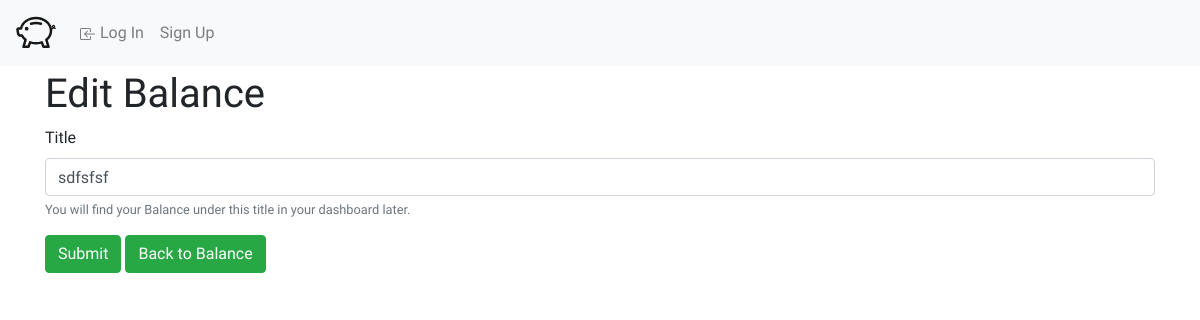
The page /balances/37/edit on the database as committed earlier.
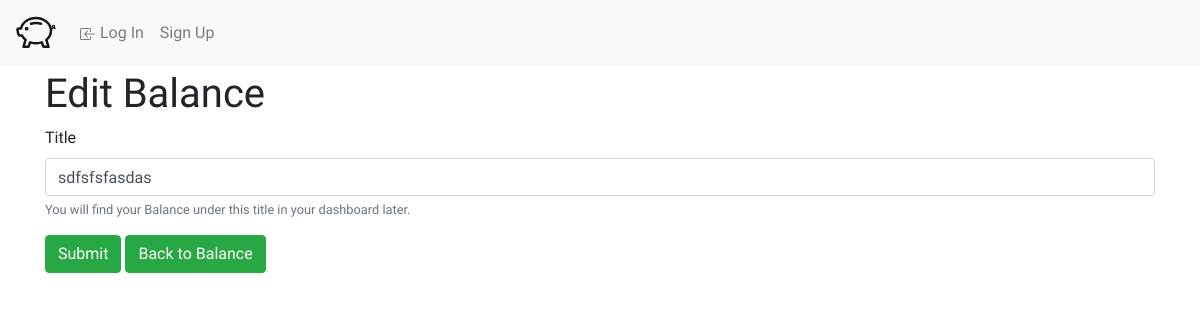
The same page on the database as committed later.
### WalletWise/models.py (models this page shows, shortened)
class Funds(models.Model):
    budget = models.ForeignKey("MonthBudget",related_name="funds", on_delete=models.CASCADE)
    title = models.CharField(max_length=64)
    amount = models.DecimalField(decimal_places=2, max_digits=20)
    defaultOwner = models.ForeignKey("User", related_name="defaultFunds", on_delete=models.DO_NOTHING, default=None, null=True)

### WalletWise/views.py (the view, shortened to what this page needs)
# urls.py: path("balances/<int:id>/edit", views.editBalance, name="editBalance"),
def editBalance(request, id):
    balance = Funds.objects.get(id=id)
    return render(request, "WalletWise/editBalanceForm.html", {
        'balance' : balance
    })

### WalletWise/templates/WalletWise/editBalanceForm.html (shortened to what this page needs)
{% extends "WalletWise/layout.html" %}
{% block body %}
<div class="container">
    <h1>Edit Balance</h1>
    <form method="post" action="{% url 'editBalance' id=balance.id %}">
        <div class="form-group">
            <label for="title">Title</label>
            <input type="text" class="form-control" id="title" name="title" value="{{balance.title}}" aria-describedby="titleHelp" placeholder="Enter Title" required title="Please enter a Title">
            <small id="titlelHelp" class="form-text text-muted">You will find your Balance under this title in your dashboard later.</small>
        </div>
        <button type="submit" class="btn btn-success" name="action" value="submit">Submit</button>
        <a href="#">
            <button type="button" class="btn btn-success">Back to Balance</button>
        </a>
    </form>
</div>
{% endblock %}

Rows that differ between the two databases and show on the page:
changed Funds: title "sdfsfsf" → "sdfsfsfasdas"
